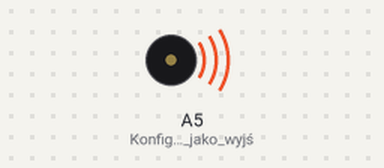
Simulated run of this sketch. Board: Arduino Uno, built with avr-gcc and run on an emulated ATmega328P. On the bench: buzzer (waves = sounding).

Above: at 0.22 s.
Timing chart, 0 to 0.1 s (numbered marks = the images above):
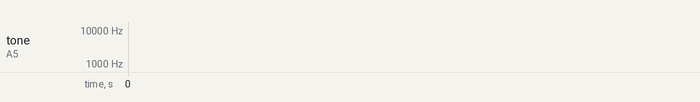

The sketch:

buzzer.ino
```cpp
void setup() {
  pinMode(A5, OUTPUT); //Konfiguracja A5 jako wyjście
}

void loop() {
  int czestotliwosc = 0;
  for (czestotliwosc = 31; czestotliwosc < 25535; czestotliwosc++) {
    tone(A5, czestotliwosc); //Wygeneruj sygnał o częstotliwości 1000Hz na pinie A5
  }
  noTone(A5);

}
```
